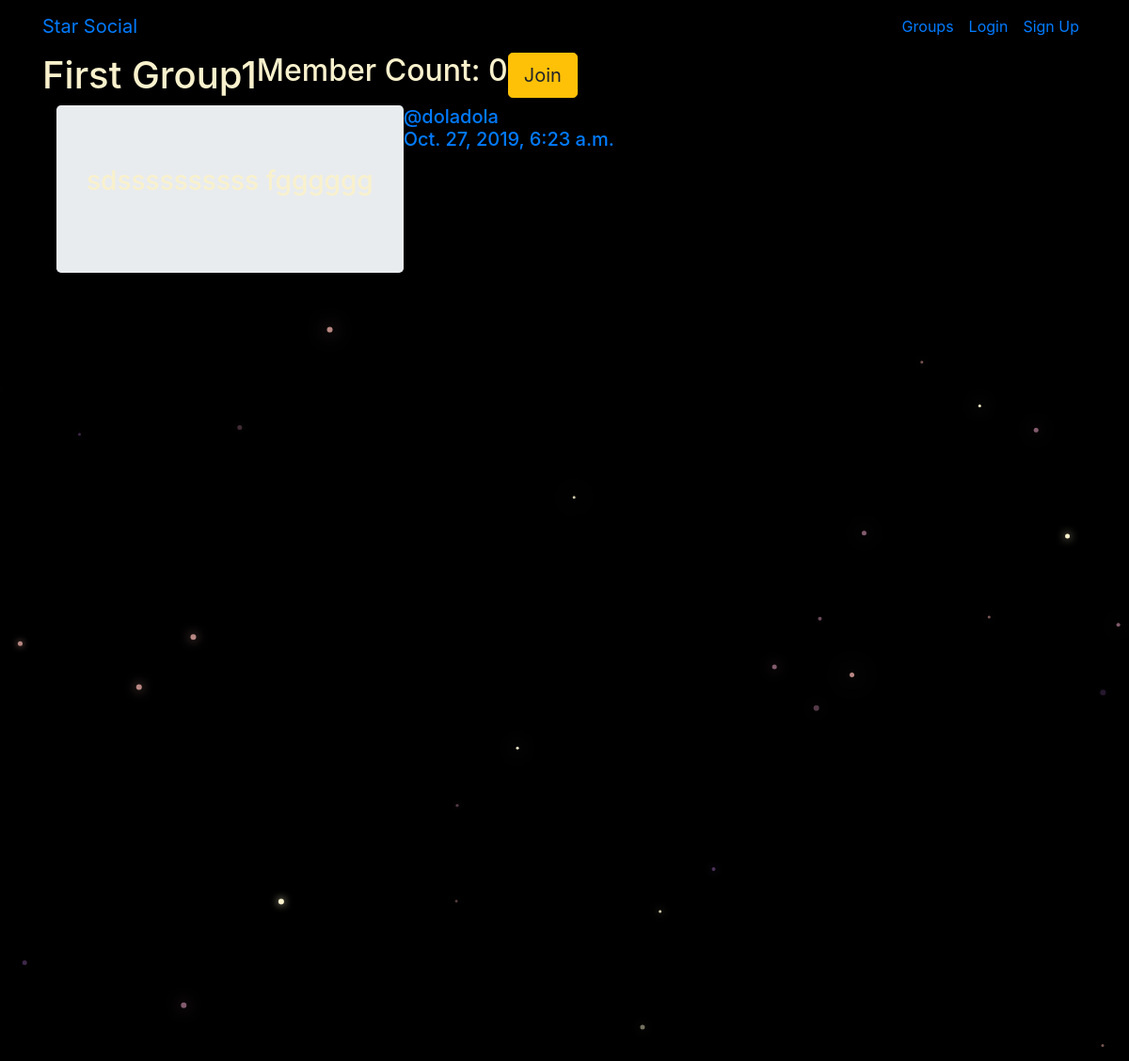
Screenshot of /groups/posts/in/first-group1/ with the database file from the repository.
### groups/models.py (models this page shows, shortened)
class Group(models.Model):
    name = models.CharField(max_length=255, unique=True)
    slug = models.SlugField(allow_unicode=True, unique=True)
    description = models.TextField(blank=True, default='')
    description_html = models.TextField(editable=False, default='',blank=True)
    members = models.ManyToManyField(User, through='GroupMember')
    class Meta:
        ordering = ['name']

### posts/models.py (models this page shows, shortened)
class Post(models.Model):
    user = models.ForeignKey(User, related_name='posts', on_delete=models.CASCADE)
    created_at = models.DateTimeField(auto_now=True)
    message = models.TextField()
    message_html = models.TextField(editable=False)
    group = models.ForeignKey(Group, related_name='posts', null=True, blank=True, on_delete=models.CASCADE)
    class Meta:
        ordering = ['-created_at']
        unique_together = ['user', 'message']

### groups/views.py (the view)
# urls.py: url('^posts/in/(?P<slug>[-\w]+)/$', views.SingleGroup.as_view(), name='single'),
class SingleGroup(generic.DetailView):
    model = Group

### groups/templates/groups/group_detail.html (shortened to what this page needs)
{% extends "groups/group_base.html" %}
{% block pregroup %}
<h1>{{group.name}}</h1>
<h2>Member Count: {{group.members.count}}</h2>
<div class="content">
  {% if user in group.members.all %}
  <a href="{% url 'groups:leave' slug=group.slug %}"
    class = 'btn btn-lg btn-fill btn-warning'><span
    class='glyphicon glympicon-remove-circle'></span>Leave
  </a>
  {% else %}
  <a href="{% url 'groups:join' slug=group.slug %}"
    class = 'btn btn-lg btn-fill btn-warning'>Join
  </a>
  {% endif %}
</div>
{% endblock %}
{% block group_content %}
<div class="col-md-8">
  {% if group.posts.count == 0 %}
    <h2>No Post in this group yet!</h2>
  {% else %}
    {% for post in group.posts.all %}
      {% include "posts/_post.html" %}
    {% endfor %}
  {% endif %}
</div>
{% endblock %}

### posts/templates/posts/_post.html (shortened to what this page needs)
<div class="post media">
  <div class="jumbotron">
      <h3>{{post.message_html|safe}}</h3>
  </div>
  <div class="media-body">
    <h5 class='media-heading'>
    <span class="username">
      <a href="{% url 'posts:for_user' username=post.user.username %}">@{{post.user.username}}</a>
    </span>
    <time class='time'>
      <a href="{% url 'posts:single' username=post.user.username pk=post.pk %}">
        <p>{{post.created_at}}</p>
      </a>
    </time>
    </h5>
  </div>
</div>

### static/simplesocial/css/master.css (style rules this page uses)
body { margin: 0; overflow: hidden; background-color: black; color: #f9f1cc; }

### rows the page displays
Group: name "First Group1", members.count "0"
Post: user.username "doladola", created_at "Oct. 27, 2019, 6:23 a.m."
